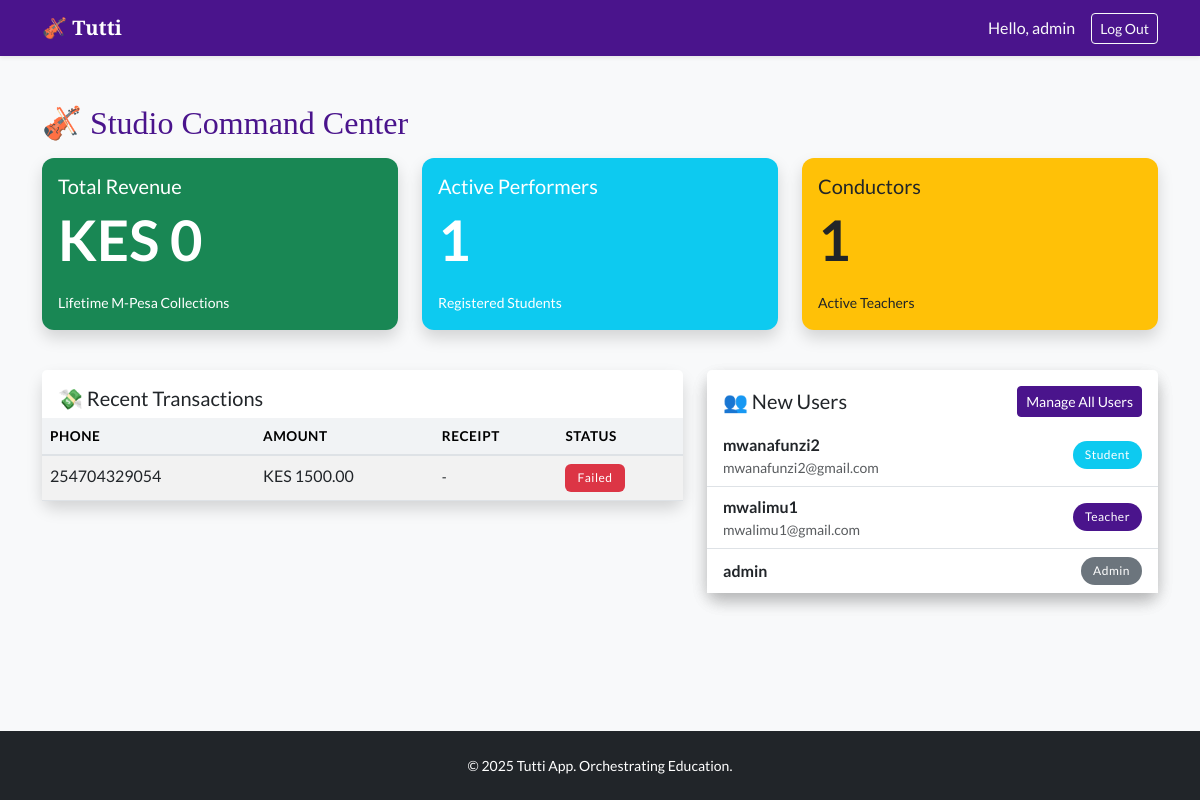
Before: / (signed in) with the older database file.
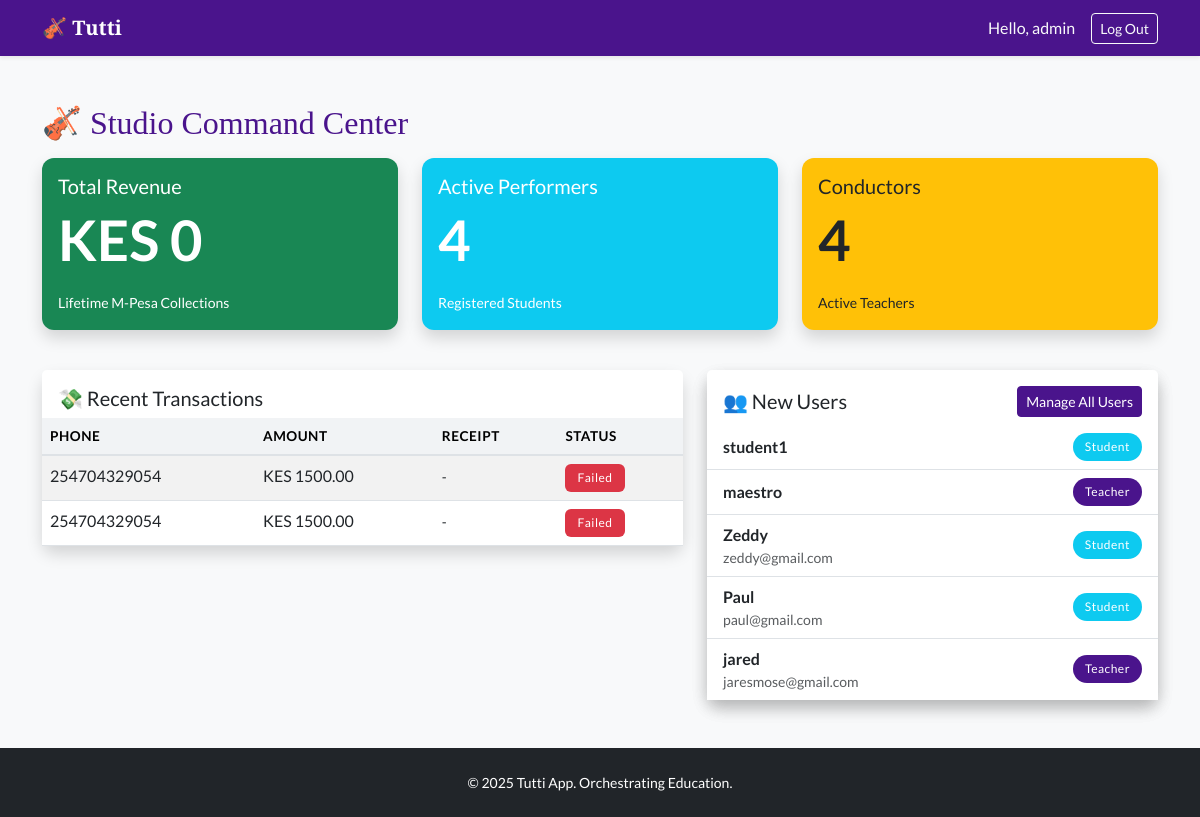
After: the same page with the newer database file.
### tuttiapp/models.py (models this page shows, shortened)
class MpesaTransaction(models.Model):
    lesson = models.OneToOneField(Lesson, on_delete=models.CASCADE, related_name='transaction')
    checkout_request_id = models.CharField(max_length=100, unique=True)
    phone_number = models.CharField(max_length=15)
    amount = models.DecimalField(max_digits=10, decimal_places=2)
    mpesa_receipt_number = models.CharField(max_length=20, blank=True, null=True)
    is_successful = models.BooleanField(default=False)
    transaction_date = models.DateTimeField(auto_now_add=True)

class User(AbstractUser):
    is_teacher = models.BooleanField(default=False)
    is_student = models.BooleanField(default=False)
    phone_number = models.CharField(max_length=15, blank=True, null=True, validators=[validate_kenyan_phone])

### tuttiapp/views.py (the view)
# urls.py: path('', views.dashboard, name='dashboard'), # this means that dashboard is the homepage
@login_required # Ensure only logged-in users can access
def dashboard(request):
    user = request.user # Get the logged-in user
    context = {} # Initialize empty context
    if user.is_superuser:
        total_students = User.objects.filter(is_student=True).count()
        total_teachers = User.objects.filter(is_teacher=True).count()
        revenue_data = MpesaTransaction.objects.filter(is_successful=True).aggregate(Sum('amount'))
        total_revenue = revenue_data['amount__sum'] or 0
        recent_transactions = MpesaTransaction.objects.all().order_by('-transaction_date')[:5]
        recent_users = User.objects.all().order_by('-date_joined')[:5]
        context = {
            'is_admin': True, # Flag to tell template to show Admin Mode
            'total_students': total_students,
            'total_teachers': total_teachers,
            'total_revenue': total_revenue,
            'recent_transactions': recent_transactions,
            'recent_users': recent_users,
        }
    elif user.is_teacher:
        my_lessons = Lesson.objects.filter(teacher=user).order_by('start_time')
        context = {'lessons': my_lessons}
    elif user.is_student:
        my_lessons = Lesson.objects.filter(student=user).order_by('start_time')
        context = {'lessons': my_lessons}
    return render(request, 'tuttiapp/dashboard.html', context)

### tuttiapp/templates/tuttiapp/dashboard.html (shortened to what the changed rows need)
{% extends 'tuttiapp/base.html' %}
{% block content %}
{% if is_admin %}
<div class="row mb-4">
    <div class="col-12">
        <h2 class="text-primary mb-3">🎻 Studio Command Center</h2>
    </div>
    <div class="col-md-4">
        <div class="card bg-success text-white mb-3 shadow">
            <div class="card-body">
                <h5 class="card-title">Total Revenue</h5>
                <p class="display-4 fw-bold">KES {{ total_revenue }}</p>
                <small>Lifetime M-Pesa Collections</small>
            </div>
        </div>
    </div>
    <div class="col-md-4">
        <div class="card bg-info text-white mb-3 shadow">
            <div class="card-body">
                <h5 class="card-title">Active Performers</h5>
                <p class="display-4 fw-bold">{{ total_students }}</p>
                <small>Registered Students</small>
            </div>
        </div>
    </div>
    <div class="col-md-4">
        <div class="card bg-warning text-dark mb-3 shadow">
            <div class="card-body">
                <h5 class="card-title">Conductors</h5>
                <p class="display-4 fw-bold">{{ total_teachers }}</p>
                <small>Active Teachers</small>
            </div>
        </div>
    </div>
</div>
<div class="row">
    <div class="col-md-7">
        <div class="card shadow mb-4">
            <div class="card-header bg-white border-bottom-0 pt-3">
                <h5 class="mb-0">💸 Recent Transactions</h5>
            </div>
            <div class="card-body p-0">
                <table class="table table-hover table-striped mb-0">
                    <thead class="table-light">
                        <tr>
                            <th>Phone</th>
                            <th>Amount</th>
                            <th>Receipt</th>
                            <th>Status</th>
                        </tr>
                    </thead>
                    <tbody>
                        {% for tx in recent_transactions %}
                        <tr>
                            <td>{{ tx.phone_number }}</td>
                            <td>KES {{ tx.amount }}</td>
                            <td><small>{{ tx.mpesa_receipt_number|default:"-" }}</small></td>
                            <td>
                                {% if tx.is_successful %}
                                <span class="badge bg-success">Success</span>
                                {% else %}
                                <span class="badge bg-danger">Failed</span>
                                {% endif %}
                            </td>
                        </tr>
                        {% empty %}
                        <tr>
                            <td colspan="4" class="text-center py-3">No transactions yet.</td>
                        </tr>
                        {% endfor %}
                    </tbody>
                </table>
            </div>
        </div>
    </div>
    <div class="col-md-5">
        <div class="card shadow">
            <div class="card shadow">
                <div
                    class="card-header bg-white border-bottom-0 pt-3 d-flex justify-content-between align-items-center">
                    <h5 class="mb-0">👥 New Users</h5>
                    <a href="{% url 'manage_users' %}" class="btn btn-sm btn-primary">Manage All Users</a>
                </div>
                <div class="card-body p-0">
                    <ul class="list-group list-group-flush">
                        {% for u in recent_users %}
                        <li class="list-group-item d-flex justify-content-between align-items-center">
                            <div>
                                <strong>{{ u.username }}</strong>
                                <div class="small text-muted">{{ u.email }}</div>
                            </div>
                            {% if u.is_teacher %}
                            <span class="badge bg-primary rounded-pill">Teacher</span>
                            {% elif u.is_student %}
                            <span class="badge bg-info rounded-pill">Student</span>
                            {% else %}
                            <span class="badge bg-secondary rounded-pill">Admin</span>
                            {% endif %}
                        </li>
                        {% endfor %}
                    </ul>
                </div>
            </div>
        </div>
    </div>
    {% endif %}
    {% endblock %}

### tuttiapp/templates/tuttiapp/base.html (shortened to what this page needs)
{% load static %}
<!DOCTYPE html>
<html lang="en">
<head>
    <link href="https://cdn.jsdelivr.net/npm/bootstrap@5.3.0/dist/css/bootstrap.min.css" rel="stylesheet">
    <link rel="stylesheet" href="{% static 'tuttiapp/main.css' %}">
</head>
<body class="d-flex flex-column min-vh-100">
    <nav class="navbar navbar-expand-lg navbar-dark bg-primary shadow-sm">
        <div class="container">
            <a class="navbar-brand fw-bold" href="{% url 'dashboard' %}">
                🎻 Tutti
            </a>
            <div class="collapse navbar-collapse" id="navbarNav">
                <ul class="navbar-nav ms-auto align-items-center">
                    {% if user.is_authenticated %}
                        <li class="nav-item">
                            <span class="nav-link text-light disabled">
                                Hello, {{ user.username }}
                            </span>
                        </li>
                        <li class="nav-item ms-2">
                            <form action="{% url 'logout' %}" method="post" class="d-inline">
                                <button type="submit" class="btn btn-outline-light btn-sm">Log Out</button>
                            </form>
                        </li>
                    {% endif %}
                </ul>
            </div>
        </div>
    </nav>
    <main class="container my-5 flex-grow-1">
        {% block content %}{% endblock %}
    </main>
    <footer class="bg-dark text-white py-4 mt-auto">
        <div class="container text-center">
            <p class="mb-0 small">© 2025 Tutti App. Orchestrating Education.</p>
        </div>
    </footer>
</body>
</html>

Changed rows visible on the page:
no longer on one of the page's lists (row edited): User: username "admin"
no longer on this page (row unchanged): User: username "mwanafunzi2", email "mwanafunzi2@gmail.com", is_teacher "Student"
no longer on this page (row unchanged): User: username "mwalimu1", email "mwalimu1@gmail.com", is_teacher "Teacher"
added MpesaTransaction: phone_number "254704329054", amount "1500.00", mpesa_receipt_number "-", is_successful "Failed"
added User: username "student1", is_teacher "Student"
added User: username "maestro", is_teacher "Teacher"
added User: username "Zeddy", email "zeddy@gmail.com", is_teacher "Student"
added User: username "Paul", email "paul@gmail.com", is_teacher "Student"
added User: username "jared", email "jaresmose@gmail.com", is_teacher "Teacher"
Other visible differences:
{{ total_students }}: "1" → "4"
{{ total_teachers }}: "1" → "4"
